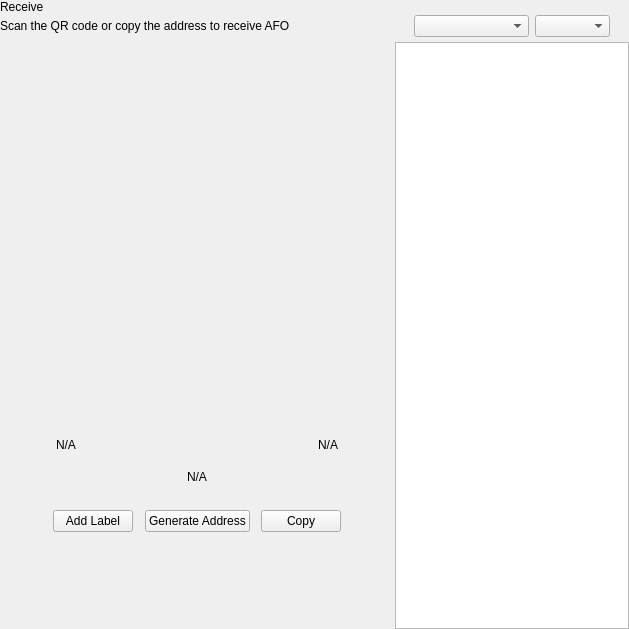
<?xml version="1.0" encoding="UTF-8"?>
<ui version="4.0">
 <class>ReceiveWidget</class>
 <widget class="QWidget" name="ReceiveWidget">
  <property name="geometry">
   <rect>
    <x>0</x>
    <y>0</y>
    <width>629</width>
    <height>629</height>
   </rect>
  </property>
  <property name="minimumSize">
   <size>
    <width>0</width>
    <height>0</height>
   </size>
  </property>
  <property name="windowTitle">
   <string>Form</string>
  </property>
  <layout class="QHBoxLayout" name="horizontalLayout_2" stretch="2,1">
   <property name="spacing">
    <number>0</number>
   </property>
   <property name="leftMargin">
    <number>0</number>
   </property>
   <property name="topMargin">
    <number>0</number>
   </property>
   <property name="rightMargin">
    <number>0</number>
   </property>
   <property name="bottomMargin">
    <number>0</number>
   </property>
   <item>
    <widget class="QWidget" name="left" native="true">
     <layout class="QVBoxLayout" name="verticalLayout_3">
      <property name="leftMargin">
       <number>0</number>
      </property>
      <property name="topMargin">
       <number>0</number>
      </property>
      <property name="rightMargin">
       <number>0</number>
      </property>
      <property name="bottomMargin">
       <number>0</number>
      </property>
      <item>
       <layout class="QVBoxLayout" name="verticalLayout_2">
        <property name="spacing">
         <number>0</number>
        </property>
        <property name="leftMargin">
         <number>0</number>
        </property>
        <item>
         <layout class="QHBoxLayout" name="horizontalLayout_3">
          <property name="spacing">
           <number>0</number>
          </property>
          <item>
           <layout class="QVBoxLayout" name="verticalLayout_4">
            <property name="spacing">
             <number>5</number>
            </property>
            <item>
             <widget class="QLabel" name="labelTitle">
              <property name="text">
               <string>Receive</string>
              </property>
             </widget>
            </item>
            <item alignment="Qt::AlignTop">
             <widget class="QLabel" name="labelSubtitle1">
              <property name="text">
               <string>Scan the QR code or copy the address to receive AFO</string>
              </property>
             </widget>
            </item>
           </layout>
          </item>
          <item>
           <spacer name="horizontalSpacer">
            <property name="orientation">
             <enum>Qt::Horizontal</enum>
            </property>
            <property name="sizeHint" stdset="0">
             <size>
              <width>40</width>
              <height>20</height>
             </size>
            </property>
           </spacer>
          </item>
         </layout>
        </item>
        <item>
         <spacer name="verticalSpacer_2">
          <property name="orientation">
           <enum>Qt::Vertical</enum>
          </property>
          <property name="sizeType">
           <enum>QSizePolicy::Expanding</enum>
          </property>
          <property name="sizeHint" stdset="0">
           <size>
            <width>20</width>
            <height>50</height>
           </size>
          </property>
         </spacer>
        </item>
        <item alignment="Qt::AlignHCenter">
         <widget class="QWidget" name="layoutQR" native="true">
          <property name="maximumSize">
           <size>
            <width>510</width>
            <height>16777215</height>
           </size>
          </property>
          <layout class="QVBoxLayout" name="verticalLayoutQr">
           <item>
            <spacer name="verticalSpacer11">
             <property name="orientation">
              <enum>Qt::Vertical</enum>
             </property>
             <property name="sizeType">
              <enum>QSizePolicy::Fixed</enum>
             </property>
             <property name="sizeHint" stdset="0">
              <size>
               <width>20</width>
               <height>20</height>
              </size>
             </property>
            </spacer>
           </item>
           <item alignment="Qt::AlignHCenter">
            <widget class="QLabel" name="labelQrImg">
             <property name="minimumSize">
              <size>
               <width>260</width>
               <height>260</height>
              </size>
             </property>
             <property name="maximumSize">
              <size>
               <width>260</width>
               <height>260</height>
              </size>
             </property>
             <property name="text">
              <string/>
             </property>
             <property name="alignment">
              <set>Qt::AlignCenter</set>
             </property>
            </widget>
           </item>
           <item>
            <spacer name="verticalSpacer_21">
             <property name="orientation">
              <enum>Qt::Vertical</enum>
             </property>
             <property name="sizeType">
              <enum>QSizePolicy::Fixed</enum>
             </property>
             <property name="sizeHint" stdset="0">
              <size>
               <width>20</width>
               <height>30</height>
              </size>
             </property>
            </spacer>
           </item>
           <item>
            <widget class="QWidget" name="widget" native="true">
             <property name="minimumSize">
              <size>
               <width>0</width>
               <height>0</height>
              </size>
             </property>
             <layout class="QHBoxLayout" name="horizontalLayout_5">
              <item>
               <widget class="QLabel" name="labelLabel">
                <property name="text">
                 <string notr="true">N/A</string>
                </property>
               </widget>
              </item>
              <item>
               <spacer name="horizontalSpacer_2">
                <property name="orientation">
                 <enum>Qt::Horizontal</enum>
                </property>
                <property name="sizeHint" stdset="0">
                 <size>
                  <width>141</width>
                  <height>20</height>
                 </size>
                </property>
               </spacer>
              </item>
              <item>
               <widget class="QLabel" name="labelDate">
                <property name="text">
                 <string notr="true">N/A</string>
                </property>
                <property name="alignment">
                 <set>Qt::AlignRight|Qt::AlignTrailing|Qt::AlignVCenter</set>
                </property>
               </widget>
              </item>
             </layout>
            </widget>
           </item>
           <item>
            <widget class="QLabel" name="labelAddress">
             <property name="sizePolicy">
              <sizepolicy hsizetype="Expanding" vsizetype="Preferred">
               <horstretch>0</horstretch>
               <verstretch>0</verstretch>
              </sizepolicy>
             </property>
             <property name="minimumSize">
              <size>
               <width>300</width>
               <height>0</height>
              </size>
             </property>
             <property name="text">
              <string notr="true">N/A</string>
             </property>
             <property name="alignment">
              <set>Qt::AlignCenter</set>
             </property>
            </widget>
           </item>
           <item>
            <spacer name="verticalSpacer_4">
             <property name="orientation">
              <enum>Qt::Vertical</enum>
             </property>
             <property name="sizeType">
              <enum>QSizePolicy::Fixed</enum>
             </property>
             <property name="sizeHint" stdset="0">
              <size>
               <width>20</width>
               <height>20</height>
              </size>
             </property>
            </spacer>
           </item>
           <item>
            <layout class="QHBoxLayout" name="horizontalLayout_4">
             <item alignment="Qt::AlignHCenter">
              <widget class="QPushButton" name="pushButtonLabel">
               <property name="focusPolicy">
                <enum>Qt::NoFocus</enum>
               </property>
               <property name="text">
                <string>Add Label</string>
               </property>
              </widget>
             </item>
             <item alignment="Qt::AlignHCenter">
              <widget class="QPushButton" name="pushButtonNewAddress">
               <property name="focusPolicy">
                <enum>Qt::NoFocus</enum>
               </property>
               <property name="text">
                <string>Generate Address</string>
               </property>
              </widget>
             </item>
             <item alignment="Qt::AlignHCenter">
              <widget class="QPushButton" name="pushButtonCopy">
               <property name="focusPolicy">
                <enum>Qt::NoFocus</enum>
               </property>
               <property name="text">
                <string>Copy</string>
               </property>
              </widget>
             </item>
            </layout>
           </item>
           <item>
            <spacer name="verticalSpacer_3">
             <property name="orientation">
              <enum>Qt::Vertical</enum>
             </property>
             <property name="sizeType">
              <enum>QSizePolicy::Expanding</enum>
             </property>
             <property name="sizeHint" stdset="0">
              <size>
               <width>20</width>
               <height>20</height>
              </size>
             </property>
            </spacer>
           </item>
          </layout>
         </widget>
        </item>
        <item>
         <spacer name="verticalSpacer">
          <property name="orientation">
           <enum>Qt::Vertical</enum>
          </property>
          <property name="sizeHint" stdset="0">
           <size>
            <width>20</width>
            <height>40</height>
           </size>
          </property>
         </spacer>
        </item>
       </layout>
      </item>
     </layout>
    </widget>
   </item>
   <item>
    <widget class="QWidget" name="right" native="true">
     <layout class="QVBoxLayout" name="verticalLayout_5">
      <property name="spacing">
       <number>0</number>
      </property>
      <property name="leftMargin">
       <number>1</number>
      </property>
      <property name="topMargin">
       <number>0</number>
      </property>
      <property name="rightMargin">
       <number>0</number>
      </property>
      <property name="bottomMargin">
       <number>0</number>
      </property>
      <item>
       <layout class="QVBoxLayout" name="container_right">
        <property name="spacing">
         <number>0</number>
        </property>
        <property name="leftMargin">
         <number>0</number>
        </property>
        <property name="rightMargin">
         <number>0</number>
        </property>
        <item>
         <layout class="QVBoxLayout" name="verticalLayout">
          <property name="spacing">
           <number>6</number>
          </property>
          <property name="leftMargin">
           <number>19</number>
          </property>
          <property name="rightMargin">
           <number>19</number>
          </property>
          <item>
           <widget class="OptionButton" name="btnRequest" native="true"/>
          </item>
          <item>
           <widget class="OptionButton" name="btnMyAddresses" native="true">
            <property name="sizePolicy">
             <sizepolicy hsizetype="Preferred" vsizetype="Minimum">
              <horstretch>0</horstretch>
              <verstretch>0</verstretch>
             </sizepolicy>
            </property>
           </widget>
          </item>
         </layout>
        </item>
        <item>
         <widget class="QWidget" name="sortWidget" native="true">
          <layout class="QHBoxLayout" name="horizontalLayout_6">
           <property name="leftMargin">
            <number>19</number>
           </property>
           <property name="rightMargin">
            <number>19</number>
           </property>
           <property name="bottomMargin">
            <number>5</number>
           </property>
           <item>
            <spacer name="horizontalSpacer_3">
             <property name="orientation">
              <enum>Qt::Horizontal</enum>
             </property>
             <property name="sizeHint" stdset="0">
              <size>
               <width>40</width>
               <height>20</height>
              </size>
             </property>
            </spacer>
           </item>
           <item>
            <widget class="QComboBox" name="comboBoxSort">
             <property name="sizePolicy">
              <sizepolicy hsizetype="Preferred" vsizetype="Fixed">
               <horstretch>0</horstretch>
               <verstretch>0</verstretch>
              </sizepolicy>
             </property>
             <property name="minimumSize">
              <size>
               <width>115</width>
               <height>0</height>
              </size>
             </property>
            </widget>
           </item>
           <item>
            <widget class="QComboBox" name="comboBoxSortOrder">
             <property name="sizePolicy">
              <sizepolicy hsizetype="Preferred" vsizetype="Fixed">
               <horstretch>0</horstretch>
               <verstretch>0</verstretch>
              </sizepolicy>
             </property>
             <property name="minimumSize">
              <size>
               <width>75</width>
               <height>0</height>
              </size>
             </property>
            </widget>
           </item>
          </layout>
         </widget>
        </item>
        <item>
         <widget class="QListView" name="listViewAddress"/>
        </item>
       </layout>
      </item>
     </layout>
    </widget>
   </item>
  </layout>
 </widget>
 <customwidgets>
  <customwidget>
   <class>OptionButton</class>
   <extends>QWidget</extends>
   <header>qt/allforonebusiness/optionbutton.h</header>
   <container>1</container>
  </customwidget>
 </customwidgets>
 <resources/>
 <connections/>
</ui>
